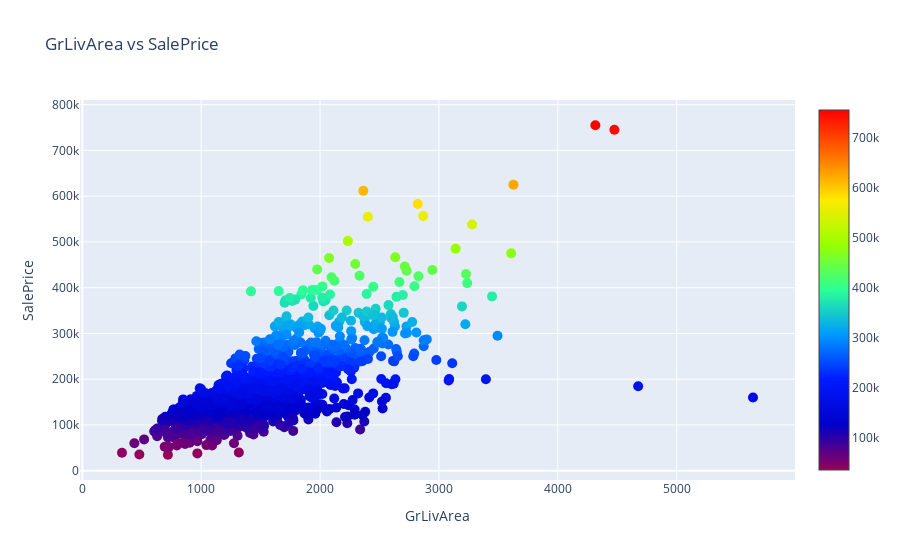

Notebook source saved alongside this figure:
### Markdown cell above
## 6.Outliers Treatment

### Code cell
'''Sactter plot of GrLivArea vs SalePrice.'''
scatter_plot(train.GrLivArea, train.SalePrice, 'GrLivArea vs SalePrice', 'GrLivArea', 'SalePrice', 10, 'Rainbow')

### Figure 1 — Plotly figure (JSON) as saved in the notebook; plotly's stock layout.template omitted (floating-point values rounded to 4 significant figures; data arrays with more than 128 entries replaced by an {"elided": "..."} marker saying what was removed)
{"data": [{"marker": {"color": {"elided": "1460 int values"}, "colorscale": [[0, "rgb(150,0,90)"], [0.125, "rgb(0,0,200)"], [0.25, "rgb(0,25,255)"], [0.375, "rgb(0,152,255)"], [0.5, "rgb(44,255,150)"], [0.625, "rgb(151,255,0)"], [0.75, "rgb(255,234,0)"], [0.875, "rgb(255,111,0)"], [1, "rgb(255,0,0)"]], "showscale": true, "size": 10}, "mode": "markers", "type": "scatter", "x": {"elided": "1460 int values"}, "y": {"elided": "1460 int values"}}], "layout": {"hovermode": "closest", "title": {"text": "GrLivArea vs SalePrice"}, "xaxis": {"title": {"text": "GrLivArea"}}, "yaxis": {"title": {"text": "SalePrice"}}}}
